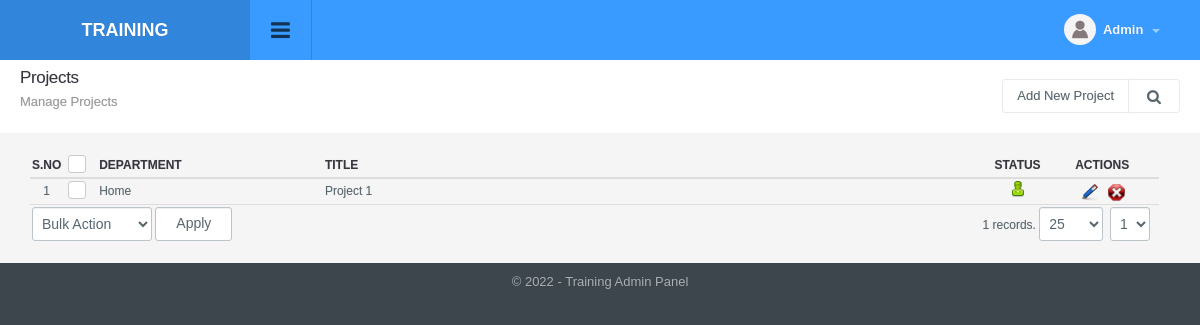
Page /projects_manage.php (signed in) on the earlier database version.
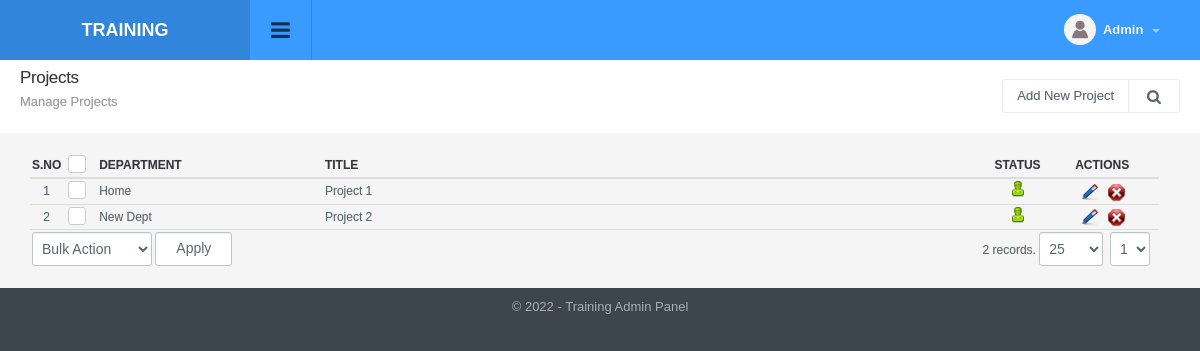
Same page on the later database version.
### tables this page shows
CREATE TABLE `projects` (
  `id` int(11) NOT NULL,
  `department_id` int(11) DEFAULT NULL,
  `title` varchar(50) NOT NULL,
  `status` int(1) NOT NULL DEFAULT '1',
  `ts` timestamp NOT NULL DEFAULT CURRENT_TIMESTAMP ON UPDATE CURRENT_TIMESTAMP
);

CREATE TABLE `departments` (
  `id` int(11) NOT NULL,
  `title` varchar(50) NOT NULL,
  `status` int(1) NOT NULL DEFAULT '1',
  `ts` timestamp NOT NULL DEFAULT CURRENT_TIMESTAMP ON UPDATE CURRENT_TIMESTAMP
);

### include/db.php (called while the page is built, shortened)
<?php
function doquery($qr,$lnk){
	@$res=mysqli_query($lnk,$qr) or die($qr." - ".mysqli_error($lnk));
	return $res;
}
function dofetch($rs){
	@$rec=mysqli_fetch_array($rs);
	return $rec;
}
function numrows($rs){
	return mysqli_num_rows($rs);
}

### include/utility.php (called while the page is built, shortened)
<?php
function unslash($str){
	return stripslashes(utf8_decode($str));
	}
function get_field($table_id, $table, $field_name='title'){
 	global $dblink;
 	$rs=doquery("select ".$field_name." from $table where id='".$table_id."'", $dblink);
 	if(numrows($rs)>0){
 		$r=dofetch($rs);
 		return unslash($r[$field_name]);
 	}
}

### modules/projects/list.php (the view, shortened to what this page needs)
<?php
$extra='';
?>
<div class="page-header">
	<h1 class="title">Projects</h1>
  	<ol class="breadcrumb">
    	<li class="active">Manage Projects</li>
  	</ol>
  	<div class="right">
    	<div class="btn-group" role="group" aria-label="...">
        	<a href="projects_manage.php?tab=add" class="btn btn-light editproject">Add New Project</a>
            <a id="topstats" class="btn btn-light" href="#"><i class="fa fa-search"></i></a>
    	</div>
    </div>
</div>
<div class="panel-body table-responsive">
	<table class="table table-hover list">
    	<thead>
            <tr>
                <th width="2%" class="text-center">S.No</th>
                <th class="text-center" width="3%"><div class="checkbox checkbox-primary">
                    <label for="select_all"></label></div></th>
                <th width="20%">Department</th>
                <th>Title</th>
                <th width="5%" class="text-center">Status</th>
                <th width="10%" class="text-center">Actions</th>
            </tr>
        </thead>
        <tbody>
            <?php
            $sql="select * from projects where 1 $extra order by title";
            $rs=show_page($rows, $pageNum, $sql);
            if(numrows($rs)>0){
                $sn=1;
                while($r=dofetch($rs)){
                    ?>
                    <tr>
                        <td class="text-center"><?php echo $sn;?></td>
                        <td class="text-center"><div class="checkbox margin-t-0 checkbox-primary">
                            <label for="<?php echo "rec_".$sn?>"></label></div>
                        </td>
                        <td><?php echo get_field($r["department_id"], "departments", "title"); ?></td>
                        <td><?php echo unslash($r["title"]); ?></td>
                        <td class="text-center">
                            <a href="projects_manage.php?id=<?php echo $r['id'];?>&tab=status&s=<?php echo ($r["status"]==0)?1:0;?>">
                                <?php
                                if($r["status"]==0){
                                    ?>
                                    <img src="images/offstatus.png" alt="Off" title="Set Status On">
                                    <?php
                                }
                                else{
                                    ?>
                                    <img src="images/onstatus.png" alt="On" title="Set Status Off">
                                    <?php
                                }
                                ?>
                            </a>
                        </td>
                        <td class="text-center">
                            <a href="projects_manage.php?tab=edit&id=<?php echo $r['id'];?>"><img title="Edit Record" alt="Edit" src="images/edit.png"></a>&nbsp;&nbsp;
                            <a onclick="return confirm('Are you sure you want to delete')" href="projects_manage.php?id=<?php echo $r['id'];?>&amp;tab=delete"><img title="Delete Record" alt="Delete" src="images/delete.png"></a>
                        </td>
                    </tr>
                    <?php
                    $sn++;
                }
                ?>
                <tr>
                    <td colspan="3" class="actions">
                        <select name="bulk_action" class="" id="bulk_action" title="Choose Action">
                            <option value="null">Bulk Action</option>
                        </select>
                        <input type="button" name="apply" value="Apply" id="apply_bulk_action" class="btn btn-light" title="Apply Action"  />
                    </td>
                    <td colspan="3" class="paging" title="Paging" align="right"><?php echo pages_list($rows, "projects", $sql, $pageNum)?></td>
                </tr>
                <?php
            }
            else{
                ?>
                <tr>
                    <td colspan="6"  class="no-record">No Result Found</td>
                </tr>
                <?php
            }
            ?>
        </tbody>
     </table>
</div>

Differences in the rows shown:
added projects: department.title "New Dept", title "Project 2", status 1 (drawn)
Other differences:
pages_list($rows, "projects", $sql, $pageNum): "1 records." → "2 records."
